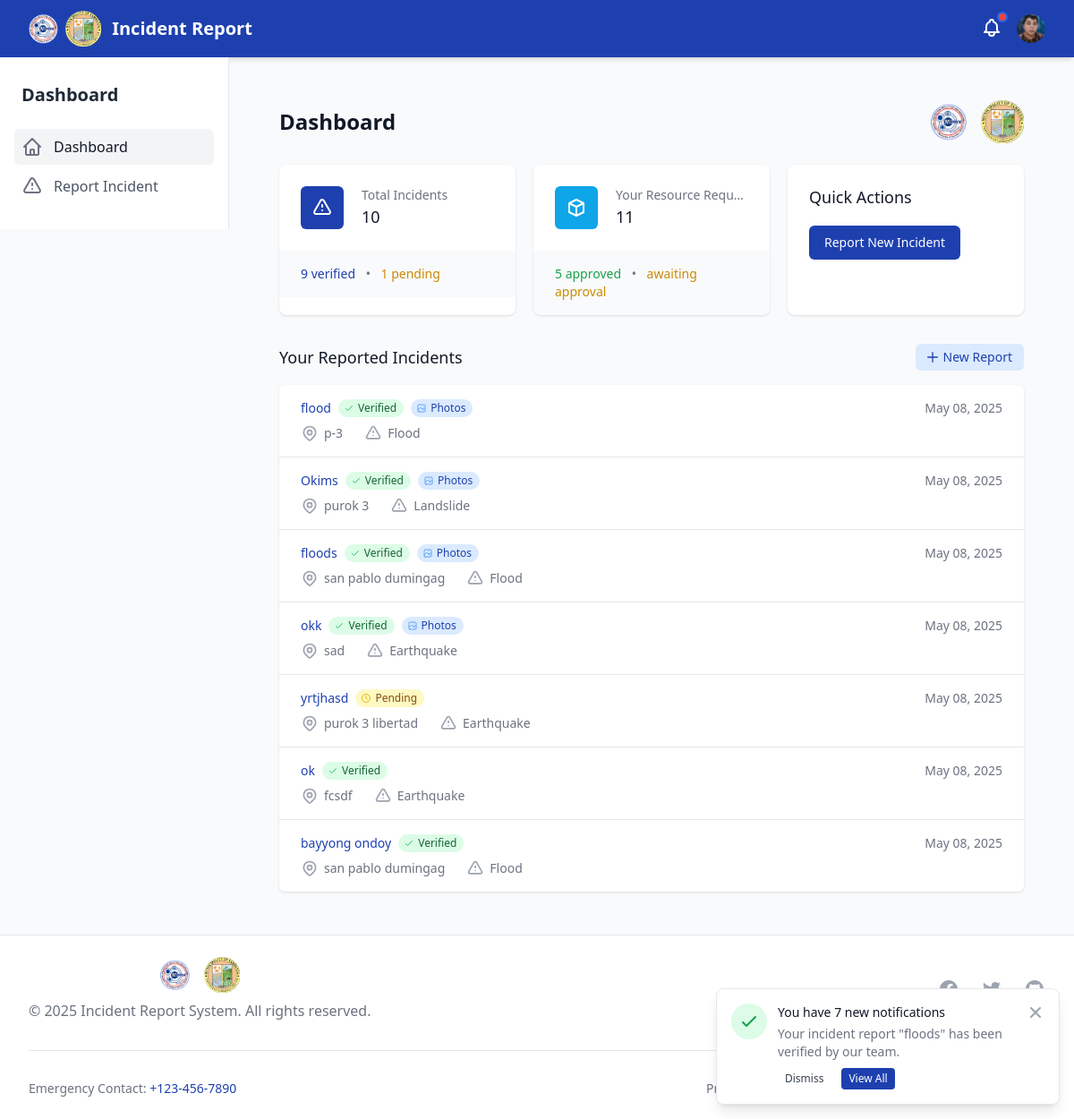
Before: /dashboard/ (signed in) with the older database file.
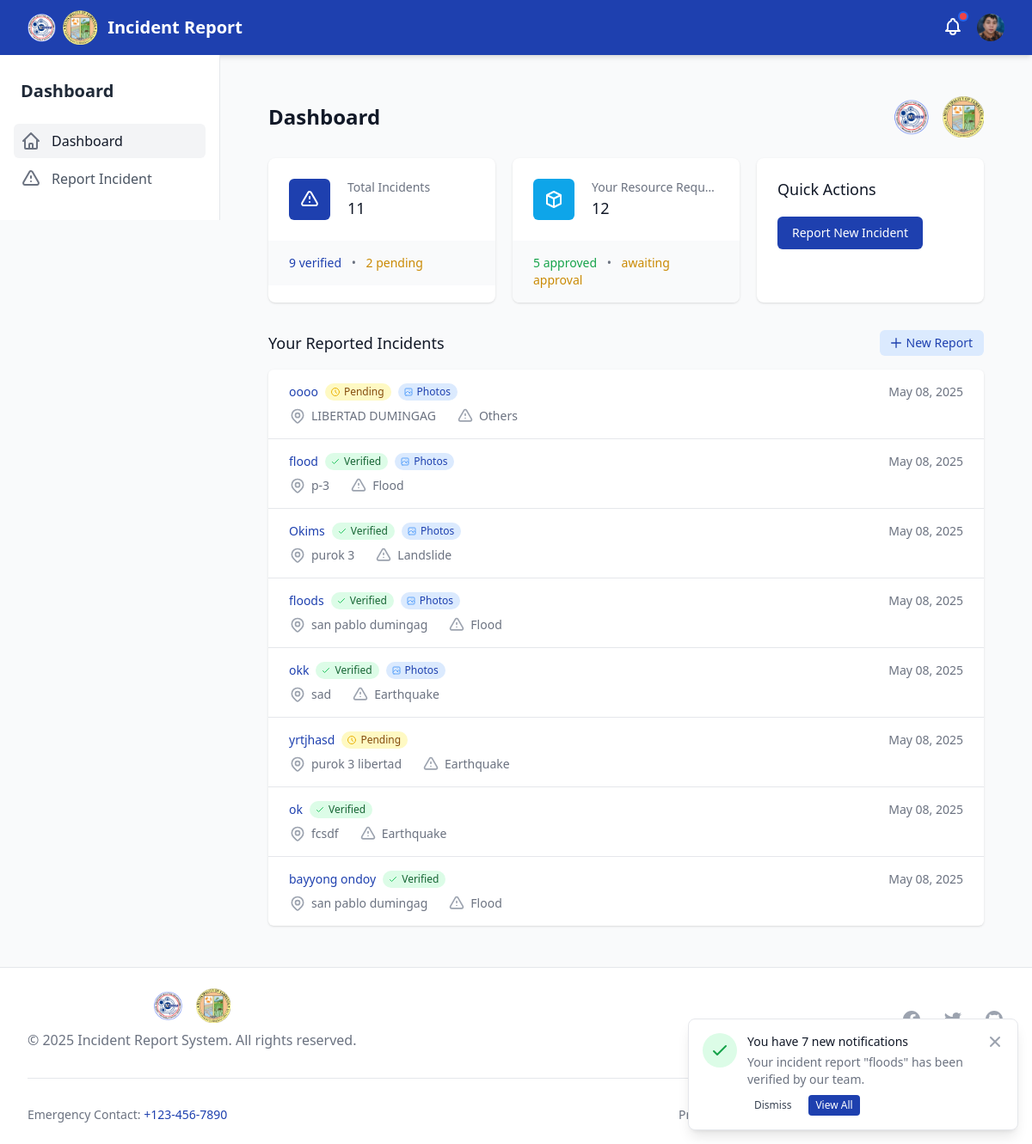
After: the same page with the newer database file.
### disaster_aid/models.py (models this page shows, shortened)
class IncidentReport(models.Model):
    STATUS_CHOICES = (
        ('pending', 'Pending'),
        ('verified', 'Verified'),
        ('denied', 'Denied'),
    )
    reporter = models.ForeignKey(User, on_delete=models.CASCADE)
    title = models.CharField(max_length=255)
    description = models.TextField()
    disaster_type = models.ForeignKey(DisasterType, on_delete=models.SET_NULL, null=True)
    other_disaster_type = models.CharField(max_length=100, blank=True, null=True)
    location = models.CharField(max_length=255, blank=True, null=True)  # Keeping for backward compatibility
    barangay = models.ForeignKey(Barangay, on_delete=models.SET_NULL, null=True, blank=True, related_name='incidents')
    incident_datetime = models.DateTimeField(null=True, blank=True, help_text="When the incident actually occurred")
    date_reported = models.DateTimeField(auto_now_add=True)
    status = models.CharField(max_length=20, choices=STATUS_CHOICES, default='pending')
    is_verified = models.BooleanField(default=False)  # Keeping for backward compatibility
    denial_reason = models.TextField(null=True, blank=True)
    needs_resources = models.BooleanField(default=False)
    photo_1 = models.ImageField(upload_to='incident_photos/', null=True, blank=True)
    photo_2 = models.ImageField(upload_to='incident_photos/', null=True, blank=True)
    photo_3 = models.ImageField(upload_to='incident_photos/', null=True, blank=True)
    @property
    def has_photos(self):
        return bool(self.photo_1 or self.photo_2 or self.photo_3)

class DisasterType(models.Model):
    name = models.CharField(max_length=100)

### disaster_aid/views.py (the view)
# urls.py: path('dashboard/', dashboard, name='dashboard'),
@login_required
def dashboard(request):
    if request.user.is_staff:
        return redirect('admin_dashboard')
    user_incidents = IncidentReport.objects.filter(reporter=request.user).order_by('-date_reported')
    incident_count = IncidentReport.objects.count()
    verified_count = IncidentReport.objects.filter(is_verified=True).count()
    pending_count = incident_count - verified_count
    distribution_count = IncidentDistribution.objects.count()
    fulfilled_count = IncidentDistribution.objects.filter(is_fulfilled=True).count()
    paginator = Paginator(user_incidents, 10)  # Show 10 incidents per page
    page_number = request.GET.get('page')
    page_obj = paginator.get_page(page_number)
    context = {
        'page_obj': page_obj,
        'incident_count': incident_count,
        'verified_count': verified_count,
        'pending_count': pending_count,
        'distribution_count': distribution_count,
        'fulfilled_count': fulfilled_count,
    }
    return render(request, 'dashboard/dashboard.html', context)

### templates/dashboard/dashboard.html (shortened to what the changed rows need)
{% extends 'base.html' %}
{% block content %}
<div class="py-6">
    <div class="max-w-7xl mx-auto px-4 sm:px-6 lg:px-8">
        <div class="flex items-center justify-between">
            <h1 class="text-2xl font-semibold text-gray-900">Dashboard</h1>
        </div>
        <div class="mt-6 grid grid-cols-1 gap-5 sm:grid-cols-2 lg:grid-cols-3">
            <div class="bg-white overflow-hidden shadow rounded-lg">
                <div class="px-4 py-5 sm:p-6">
                    <div class="flex items-center">
                        <div class="ml-5 w-0 flex-1">
                            <dl>
                                <dd>
                                    <div class="text-lg font-medium text-gray-900">
                                        {{ incident_count }}
                                    </div>
                                </dd>
                            </dl>
                        </div>
                    </div>
                </div>
                <div class="bg-gray-50 px-4 py-4 sm:px-6">
                    <div class="text-sm">
                        <span class="font-medium text-primary">
                            {{ verified_count }} verified
                        </span>
                        <span class="mx-2 text-gray-500">•</span>
                        <span class="font-medium text-yellow-600">
                            {{ pending_count }} pending
                        </span>
                    </div>
                </div>
            </div>
            <div class="bg-white overflow-hidden shadow rounded-lg">
                <div class="px-4 py-5 sm:p-6">
                    <div class="flex items-center">
                        <div class="ml-5 w-0 flex-1">
                            <dl>
                                <dd>
                                    <div class="text-lg font-medium text-gray-900">
                                        {{ distribution_count }}
                                    </div>
                                </dd>
                            </dl>
                        </div>
                    </div>
                </div>
            </div>
        </div>
        <div class="mt-8">
            <div class="flex items-center justify-between">
                <h2 class="text-lg font-medium text-gray-900">Your Reported Incidents</h2>
            </div>
            <div class="mt-4 bg-white shadow overflow-hidden sm:rounded-md">
                <ul class="divide-y divide-gray-200">
                    {% for incident in page_obj %}
                    <li>
                        <a href="{% url 'incident_detail' incident.id %}" class="block hover:bg-gray-50">
                            <div class="px-4 py-4 sm:px-6">
                                <div class="flex items-center justify-between">
                                    <div class="flex items-center">
                                        <p class="text-sm font-medium text-primary truncate">
                                            {{ incident.title }}
                                        </p>
                                        <div class="ml-2 flex-shrink-0 flex space-x-2">
                                            {% if incident.is_verified %}
                                            <span class="inline-flex items-center px-2 py-0.5 rounded-full text-xs font-medium bg-green-100 text-green-800">
                                                <svg class="-ml-0.5 mr-1 h-3 w-3 text-green-500" xmlns="http://www.w3.org/2000/svg" fill="none" viewBox="0 0 24 24" stroke="currentColor">
                                                    <path stroke-linecap="round" stroke-linejoin="round" stroke-width="2" d="M5 13l4 4L19 7" />
                                                </svg>
                                                Verified
                                            </span>
                                            {% else %}
                                            <span class="inline-flex items-center px-2 py-0.5 rounded-full text-xs font-medium bg-yellow-100 text-yellow-800">
                                                <svg class="-ml-0.5 mr-1 h-3 w-3 text-yellow-500" xmlns="http://www.w3.org/2000/svg" fill="none" viewBox="0 0 24 24" stroke="currentColor">
                                                    <path stroke-linecap="round" stroke-linejoin="round" stroke-width="2" d="M12 8v4l3 3m6-3a9 9 0 11-18 0 9 9 0 0118 0z" />
                                                </svg>
                                                Pending
                                            </span>
                                            {% endif %}
                                            {% if incident.has_photos %}
                                            <span class="inline-flex items-center px-2 py-0.5 rounded-full text-xs font-medium bg-blue-100 text-blue-800">
                                                Photos
                                            </span>
                                            {% endif %}
                                        </div>
                                    </div>
                                    <div class="ml-2 flex-shrink-0 flex">
                                        <p class="text-sm text-gray-500">
                                            {{ incident.date_reported|date:"M d, Y" }}
                                        </p>
                                    </div>
                                </div>
                                <div class="mt-2 sm:flex sm:justify-between">
                                    <div class="sm:flex">
                                        <p class="flex items-center text-sm text-gray-500">
                                            {{ incident.location }}
                                        </p>
                                        <p class="mt-2 flex items-center text-sm text-gray-500 sm:mt-0 sm:ml-6">
                                            {{ incident.disaster_type.name }}
                                        </p>
                                    </div>
                                </div>
                            </div>
                        </a>
                    </li>
                    {% endfor %}
                </ul>
            </div>
        </div>
    </div>
</div>
{% endblock %}

Changed rows visible on the page:
added IncidentReport: title "oooo", is_verified False (drawn), shows "Photos", date_reported "May 08, 2025", location "LIBERTAD DUMINGAG", disaster_type.name "Others"
Other visible differences:
{{ incident_count }}: "10" → "11"
{{ pending_count }}: "1" → "2"
{{ distribution_count }}: "11" → "12"
